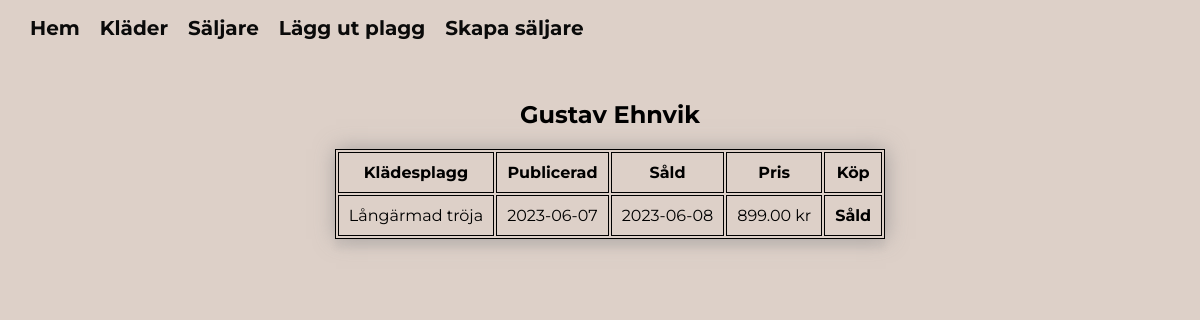
Page /seller.php?id=3 on the committed database.
### tables this page shows
CREATE TABLE `clothes` (
  `ID` int(11) NOT NULL,
  `Name` varchar(255) DEFAULT NULL,
  `SubmissionDate` date DEFAULT NULL,
  `Sold` tinyint(1) DEFAULT 0,
  `SoldDate` date DEFAULT NULL,
  `Price` decimal(10,2) DEFAULT NULL,
  `Seller_ID` int(11) DEFAULT NULL
);

CREATE TABLE `sellers` (
  `ID` int(11) NOT NULL,
  `FirstName` varchar(255) DEFAULT NULL,
  `LastName` varchar(255) DEFAULT NULL
);

### classes/db.php (called while the page is built, shortened)
<?php
class DB
{
    public function __construct(PDO $pdo)
    {
        $this->pdo = $pdo;
    }
}

### classes/seller-model.php (called while the page is built, shortened)
<?php
require_once "db.php";
class SellerModel extends DB
{
    public function getSingleSeller(int $id): array
    {
        $sql = "SELECT sellers.*, clothes.*
        FROM sellers
        LEFT JOIN clothes ON sellers.ID = clothes.Seller_ID
        WHERE sellers.ID = :id";
        $stmt = $this->pdo->prepare($sql);
        $stmt->bindParam(":id", $id);
        $stmt->execute();
        return $stmt->fetchAll(PDO::FETCH_ASSOC);
    }
}

### seller.php (the view)
<?php
include "./classes/seller-model.php";
include "./classes/seller-view.php";
$pdo = require "./partials/connect.php";
$sellerView = new SellerView();
$sellerModel = new SellerModel($pdo);
$id = $_GET["id"];
$seller = $sellerModel->getSingleSeller($id);
include "./partials/header.php";
include "./partials/nav.php";
?>
<main class="container">
    <h2><?php echo $seller[0]["FirstName"] . " " . $seller[0]["LastName"]; ?></h2>
    <?php $sellerView->renderSingleSeller($seller) ?>
</main>
<?php
include "./partials/footer.php";

### classes/seller-view.php (shortened to what this page needs)
<?php
class SellerView
{
?>
        <?php
    public function renderSingleSeller(array $seller)
    {
        echo "<div class='all-sellers-container'>";
        echo "<table class='table-container'>";
        ?>
        <tr>
            <th>Klädesplagg</th>
            <th>Publicerad</th>
            <th>Såld</th>
            <th>Pris</th>
            <th>Köp</th>
        </tr>
<?php
        foreach ($seller as $seller) {
            $clothing = $seller["Name"];
            $published = $seller["SubmissionDate"];
            $soldDate = $seller["SoldDate"];
            $sold = $seller["Sold"];
            $price = $seller["Price"];
            $clothingId = $seller["ID"];
            echo "<tr>";
            echo "<td>$clothing</td>";
            echo "<td>$published</td>";
            if ($soldDate == false) {
                echo "<td><strong>Till Salu</strong></td>";
            } else {
                echo "<td>$soldDate</td>";
            }
            echo "<td>$price kr</td>";
            if ($sold == false) {
                echo "<td><form method='POST' action='./form-handlers/buy-clothes-form.php'>
                <input type='hidden' name='clothing_id' value='$clothingId'>
                <input class='buy-button' type='submit' value='Köp'>
            </form></td>";
            } else {
                echo "<td><strong>Såld</strong></td>";
            }
            echo "</tr>";
        }
        echo "</table>";
        echo "</div>";
    }
}

### style/style.css (style rules this page uses)
body { font-family: montserrat, sans-serif; margin: 0 auto; background-color: #ddd0c8; }
@media screen and (min-width: 768px) { .container { width: 100%; margin-top: 60px; padding: 0px 10px; } }
@media screen and (min-width: 768px) { h1, h2, h3, h4 { text-align: center; } }
@media screen and (min-width: 768px) { .all-sellers-container { display: flex; justify-content: center; align-items: center; width: 100%; } }
@media screen and (min-width: 768px) { table, th, td { border: 1px solid black; text-align: center; } }
@media screen and (min-width: 768px) { th, td { padding: 10px; } }
@media screen and (min-width: 768px) { table { box-shadow: 1px 0px 20px rgba(151, 149, 149, 0.8), 0px 10px 5px rgba(151, 149, 149, 0.1); } }

### rows in the picture
clothes: Seller_ID.FirstName "Gustav", Seller_ID.LastName "Ehnvik", Name "Långärmad tröja", SubmissionDate "2023-06-07", SoldDate "2023-06-08", Price "899.00", Sold "Såld"
